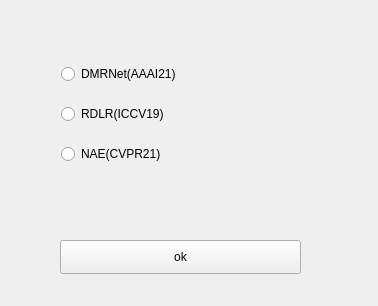
<?xml version="1.0" encoding="UTF-8"?>
<ui version="4.0">
 <class>Dialog</class>
 <widget class="QDialog" name="Dialog">
  <property name="geometry">
   <rect>
    <x>0</x>
    <y>0</y>
    <width>378</width>
    <height>306</height>
   </rect>
  </property>
  <property name="windowTitle">
   <string>Dialog</string>
  </property>
  <widget class="QWidget" name="verticalWidget" native="true">
   <property name="geometry">
    <rect>
     <x>60</x>
     <y>50</y>
     <width>241</width>
     <height>131</height>
    </rect>
   </property>
   <layout class="QVBoxLayout" name="verticalLayout">
    <property name="leftMargin">
     <number>1</number>
    </property>
    <item>
     <widget class="QRadioButton" name="botton1">
      <property name="text">
       <string>DMRNet(AAAI21)</string>
      </property>
     </widget>
    </item>
    <item>
     <widget class="QRadioButton" name="botton2">
      <property name="text">
       <string>RDLR(ICCV19)</string>
      </property>
     </widget>
    </item>
    <item>
     <widget class="QRadioButton" name="botton3">
      <property name="text">
       <string>NAE(CVPR21)</string>
      </property>
     </widget>
    </item>
   </layout>
  </widget>
  <widget class="QPushButton" name="ok">
   <property name="geometry">
    <rect>
     <x>60</x>
     <y>240</y>
     <width>241</width>
     <height>34</height>
    </rect>
   </property>
   <property name="text">
    <string>ok</string>
   </property>
   <property name="autoDefault">
    <bool>false</bool>
   </property>
  </widget>
 </widget>
 <resources/>
 <connections/>
</ui>
